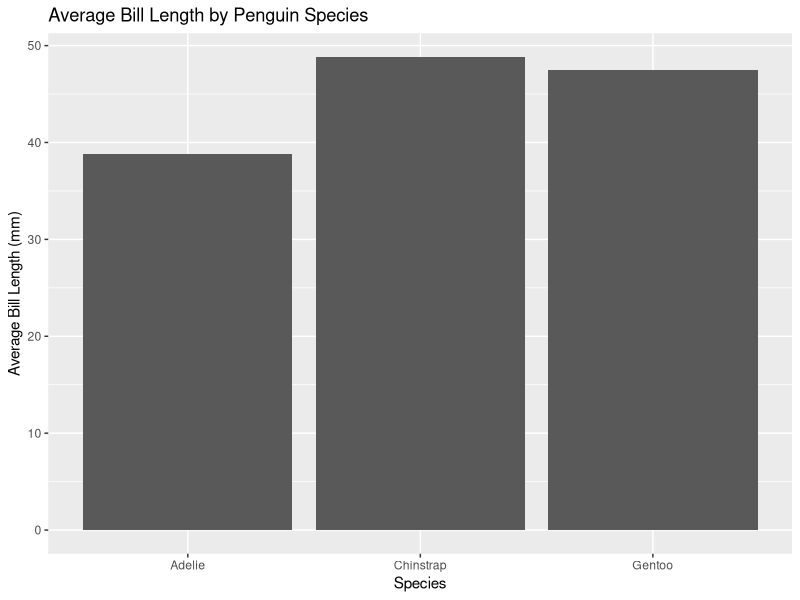

R code for this plot:
## ---- chunk 1
library(tidyverse)
library(palmerpenguins)

penguins_table <- penguins |>
  group_by(species) |>
  summarize(
    bill_length_avg = mean(bill_length_mm, na.rm = TRUE)
  )

penguins_table
  ggplot(data = penguins_table,
         mapping = aes(x = species, y = bill_length_avg)) +
    geom_col() +
    labs(
      x = "Species",
      y = "Average Bill Length (mm)",
      title = "Average Bill Length by Penguin Species"
    )
